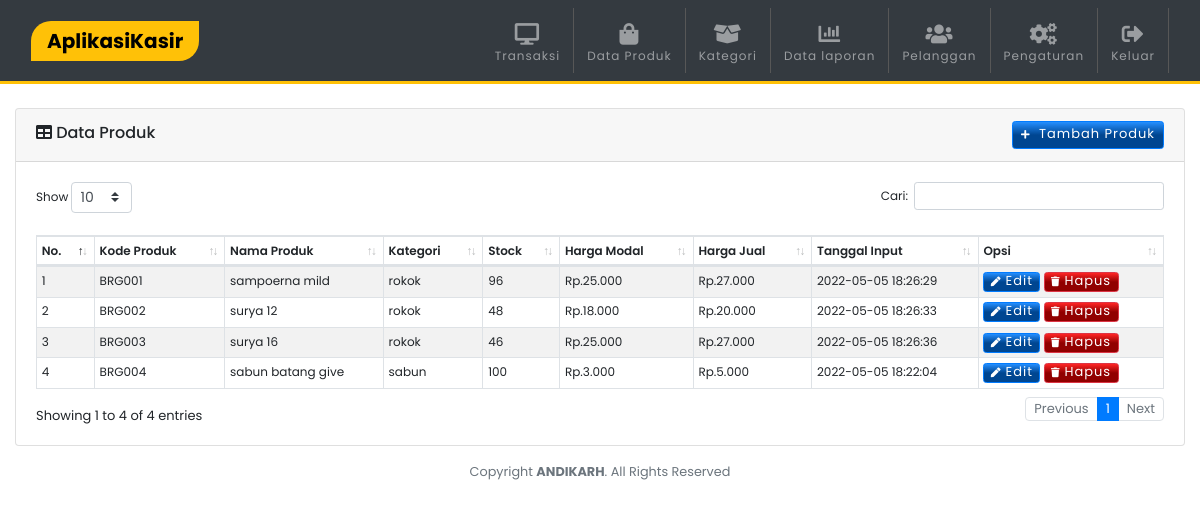
/produk.php (signed in), run on the app's committed database.
### tables this page shows
CREATE TABLE `produk` (
  `idproduk` int(11) NOT NULL,
  `idkategori` int(11) NOT NULL,
  `kode_produk` varchar(100) NOT NULL,
  `nama_produk` varchar(150) NOT NULL,
  `harga_modal` int(11) NOT NULL,
  `harga_jual` int(11) NOT NULL,
  `stock` int(11) NOT NULL,
  `tgl_input` timestamp NOT NULL DEFAULT current_timestamp() ON UPDATE current_timestamp()
);

CREATE TABLE `kategori` (
  `idkategori` int(11) NOT NULL,
  `nama_kategori` varchar(100) NOT NULL,
  `tgl_dibuat` timestamp NOT NULL DEFAULT current_timestamp() ON UPDATE current_timestamp()
);

### produk.php (the view, shortened to what this page needs)
<?php include 'template/header.php';?>
<br>
<div class="card">
    <div class="card-header">
        <div class="card-tittle"><i class="fa fa-table me-2"></i> Data Produk
        <button type="button" class="btn btn-primary btn-xs p-2 float-right" data-toggle="modal" data-target="#addproduk">
            <i class="fa fa-plus fa-xs mr-1"></i> Tambah Produk</button></div>
    </div>
        <div class="card-body">
            <table class="table table-striped table-sm table-bordered dt-responsive nowrap" id="table" width="100%">
                        <thead>
                        <tr>
                            <th>No.</th>
                            <th>Kode Produk</th>
                            <th>Nama Produk</th>
                            <th>Kategori</th>
                            <th>Stock</th>
                            <th>Harga Modal</th>
                            <th>Harga Jual</th>
                            <th>Tanggal Input</th>
                            <th>Opsi</th>
                        </tr>
                        </thead>
                        <tbody>
                            <?php
                                $no=1;
                                $data_produk=mysqli_query($conn,"SELECT * FROM kategori k, produk p WHERE k.idkategori=p.idkategori order by idproduk ASC");
                                while($d=mysqli_fetch_array($data_produk)){
                                    $idproduk = $d['idproduk'];
                                    ?>
                                    <tr>
                                        <td><?php echo $no++ ?></td>
                                        <td><?php echo $d['kode_produk'] ?></td>
                                        <td><?php echo $d['nama_produk'] ?></td>
                                        <td><?php echo $d['nama_kategori'] ?></td>
                                        <td><?php echo $d['stock'] ?></td>
                                        <td>Rp.<?php echo ribuan($d['harga_modal']) ?></td>
                                        <td>Rp.<?php echo ribuan($d['harga_jual']) ?></td>
                                        <td><?php echo $d['tgl_input'] ?></td>
                                        <td>
                                            <button type="button" class="btn btn-primary btn-xs"
                                             data-toggle="modal" data-target="#editP<?php echo $idproduk ?>">
                                             <i class="fa fa-pen fa-xs mr-1"></i>Edit</button>
                                            <a class="btn btn-danger btn-xs" href="?hapus=<?php echo $idproduk ?>"
                                            onclick="javascript:return confirm('Hapus Data produk - <?php echo $d['nama_produk'] ?> ?');">
                                            <i class="fa fa-trash fa-xs mr-1"></i>Hapus</a>
                                        </td>
                                    </tr>
                        <?php }?>
					</tbody>
                </table>
        </div>
</div>
<?php include 'template/footer.php';?>

### template/header.php (shortened to what this page needs)
<?php
include "config.php";
  function ribuan ($nilai){
    return number_format ($nilai, 0, ',', '.');
}
$result1 = mysqli_query($conn, "SELECT * FROM login");
while($data = mysqli_fetch_array($result1))
{
    $toko = $data['nama_toko'];
}
?>
<!DOCTYPE html>
<html lang="en">
<head>
  <link rel="stylesheet" href="assets/css/bootstrap.min.css">
  <link rel="stylesheet" href="assets/css/style.css">
  <link href="assets/fontawesome/css/all.min.css" rel="stylesheet" type="text/css">
  <link href="assets/vendor/datatables/dataTables.bootstrap4.min.css" rel="stylesheet">
  <link href="assets/vendor/datatables/responsive.bootstrap4.min.css" rel="stylesheet">
</head>
<body>
<nav class="navbar navbar-expand-lg navbar-dark bg-dark sticky-top">
<div class="container">
  <a class="navbar-brand px-3 bg-warning" href=""><?php echo $toko ?></a>
  <div class="collapse navbar-collapse" id="navbarC">
    <ul class="navbar-nav ml-auto">
      <li class="nav-item">
        <a class="nav-link" href="index.php">
        <span class="text-center d-block pt-2"><i class="fa fa-desktop fa-2x"></i></span>Transaksi</a>
      </li>
      <li class="nav-item">
        <a class="nav-link" href="produk.php">
        <span class="text-center d-block pt-2"><i class="fa fa-shopping-bag fa-2x"></i></span>Data Produk</a>
      </li>
      <li class="nav-item">
        <a class="nav-link" href="kategori.php">
        <span class="text-center d-block pt-2"><i class="fa fa-box-open fa-2x"></i></span>Kategori</a>
      </li>
      <li class="nav-item">
        <a class="nav-link" href="laporan.php">
        <span class="text-center d-block pt-2"><i class="fa fa-chart-bar fa-2x"></i></span>Data laporan</a>
      </li>
      <li class="nav-item">
        <a class="nav-link" href="pelanggan.php">
        <span class="text-center d-block pt-2"><i class="fa fa-users fa-2x"></i></span>Pelanggan</a>
      </li>
      <li class="nav-item">
        <a class="nav-link" href="pengaturan.php">
        <span class="text-center d-block pt-2"><i class="fa fa-cogs fa-2x"></i></span>Pengaturan</a>
      </li>
      <li class="nav-item">
        <a class="nav-link" href="logout.php" onclick="javascript:return confirm('Anda yakin ingin keluar ?');">
        <span class="text-center d-block pt-2"><i class="fa fa-sign-out-alt fa-2x"></i></span>Keluar</a>
      </li>
    </ul>
  </div>
  </div>
</nav>
<div class="container">

### assets/css/style.css (style rules this page uses)
html, body { font-size: 100%; font-family: 'Poppins', sans-serif; scroll-behavior: smooth; }
a { text-decoration: none !important; }
.container { max-width: 1250px; }
.btn { font-size: small !important; letter-spacing: 1px !important; }
.btn-primary { background: linear-gradient(180deg, rgb(37, 143, 255) 0%, rgb(0, 70, 145) 50%) !important; }
.btn-danger { background: linear-gradient(180deg, rgb(255, 37, 37) 0%, rgb(145, 0, 0) 50%) !important; }
::placeholder { opacity: 1; font-size: 12px !important; letter-spacing: 1px; font-weight: 300; }
.fa-2x { font-size: 1.80em !important; }
.btn-group-xs > .btn, .btn-xs { padding: .25rem .4rem; font-size: .875rem; line-height: .5; border-radius: .2rem; }
.navbar { border-bottom: 3px solid #ffc107; }
.navbar-dark .navbar-nav .nav-item { font-weight: 400 !important; font-size: 12px; color: #c5c5c5 !important; letter-spacing: 1px; padding-left: 5px !important; padding-right: 5px !important; }
.navbar-dark .navbar-brand { font-weight: 700 !important; border-radius: 20px 0px; color: #000 !important; }
.navbar-dark .navbar-nav .nav-item { border-right: 1px solid rgb(87, 87, 87); }
.card-tittle { font-weight: 500 !important; }
table { font-size: 12px !important; }
table thead>tr>th { font-weight: 600 !important; }

### data on the page
produk: kode_produk "BRG001", nama_produk "sampoerna mild", idkategori.nama_kategori "rokok", stock "96", harga_modal "25.000", harga_jual "27.000", tgl_input "2022-05-05 18:26:29"
produk: kode_produk "BRG002", nama_produk "surya 12", idkategori.nama_kategori "rokok", stock "48", harga_modal "18.000", harga_jual "20.000", tgl_input "2022-05-05 18:26:33"
produk: kode_produk "BRG003", nama_produk "surya 16", idkategori.nama_kategori "rokok", stock "46", harga_modal "25.000", harga_jual "27.000", tgl_input "2022-05-05 18:26:36"
produk: kode_produk "BRG004", nama_produk "sabun batang give", idkategori.nama_kategori "sabun", stock "100", harga_modal "3.000", harga_jual "5.000", tgl_input "2022-05-05 18:22:04"

### other printed values
$toko "AplikasiKasir"
